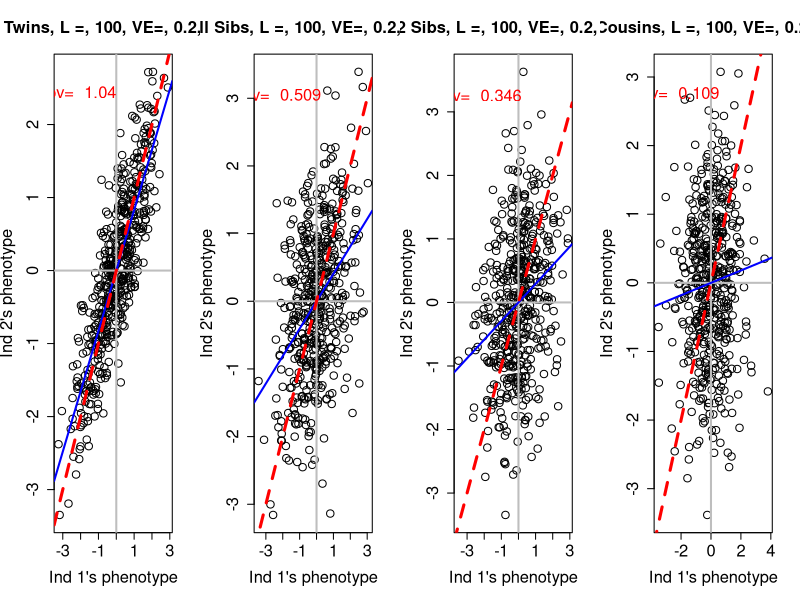

Recreate this plot in R.


##Paste this in first
genetic.covar<-function(L=20, environ.var,Num_inds=1000,print.slope=FALSE,sel.cutoff=FALSE,ibd.prob,relly.type=""){
	##Quantitative genetics sims
	allele.freq<-0.5   ###each locus is assumed to have the same allele frequencies. This is just to simplify the coding, in reality these results work when each locus has its own frequency (and the coding wouldn't be too much harder). 
	 stopifnot(sum(ibd.prob)==1)
	 
	
	##MAKE A IND 1ss
	## For each ind, at each locus we draw an allele (either 0 or 1) from the population allele frequency. 
	##We do this twice for each ind two represent the two haplotypes in the mother 
	ind.hap.1<-replicate(Num_inds, rbinom(L,1,allele.freq) )
	ind.hap.2<-replicate(Num_inds, rbinom(L,1,allele.freq) )
	##type mum.hap.1[,1] to see the 1st mothers 1st haplotype
	
	##Each mothers genotype at each locus is either 0,1,2
	ind.geno<-ind.hap.1+ind.hap.2
	
	additive.genetic<-colSums(ind.geno)
	genetic.sd<-sd(additive.genetic)
	mean.genetic<-mean(additive.genetic)
	
	additive.genetic<-additive.genetic / sd(additive.genetic)
	ind.pheno<- additive.genetic + rnorm(Num_inds,sd=sqrt(environ.var))
	ind.pheno<-ind.pheno-mean(ind.pheno)

	##MAKE A IND 2's
	###routine to generate genotypes for set of 2nd individual based on our genotypes for first
	other.ind.geno<-sapply(1:Num_inds,function(ind){
		sapply(1:L,function(snp){
			num.ibd<-sample(0:2,1,prob=ibd.prob)
			if(num.ibd==0){my.geno<-sum(rbinom(2,1,allele.freq))} 
			if(num.ibd==1){my.geno<-ind.hap.1[snp,ind]+rbinom(1,1,allele.freq)} 
			if(num.ibd==2){my.geno<-ind.geno[snp,ind]}
			return(my.geno)
		})
	})
	
	other.ind.additive.genetic<-colSums(other.ind.geno)
	genetic.sd<-sd(other.ind.additive.genetic)
	mean.genetic<-mean(other.ind.additive.genetic)	
	other.ind.additive.genetic<-other.ind.additive.genetic / sd(other.ind.additive.genetic)
	other.pheno<- other.ind.additive.genetic + rnorm(Num_inds,sd=sqrt(environ.var))
	other.pheno<-other.pheno-mean(other.pheno)

	plot(ind.pheno,other.pheno,xlab="Ind 1's phenotype",ylab="Ind 2's phenotype",cex=1.5,cex.axis=1.5,cex.main=1.5,cex.lab=1.5,
	main=paste(relly.type,"L =",L,"VE=",environ.var,"VA=1",sep=", "))
	abline(h=0,col="grey",lwd=2)
	abline(v=0,col="grey",lwd=2)
	abline(lm(other.pheno~ind.pheno),col="blue",lwd=2)
	abline(0,1,col="red",lwd=3,lty=2)
	my.cov<-cov(ind.pheno,other.pheno);
	text(x=min(ind.pheno)*.7,y=max(other.pheno)*.9,label=paste("Cov= ",format(my.cov,digit=3)),col="red",lwd=4,cex=1.5)
	cat("pheno. covariance=",my.cov,"\n")
	cat("Expected covar=",sum(ibd.prob*c(0,0.5,1)),"\n")
	VA<-my.cov/sum(ibd.prob*c(0,0.5,1))
	cat("VA= ", VA,"h2= ",VA/var(c(ind.pheno,other.pheno)),"\n")
 }
 

layout(t(1:4))
genetic.covar(L=100, environ.var=0.2,Num_inds=500,ibd.prob=c(0.,0.,1),relly.type="Id. Twins")
genetic.covar(L=100, environ.var=0.2,Num_inds=500,ibd.prob=c(0.25,0.5,0.25),relly.type="Full Sibs")
genetic.covar(L=100, environ.var=0.2,Num_inds=500,ibd.prob=c(0.5,0.5,0),relly.type="1/2 Sibs")
genetic.covar(L=100, environ.var=0.2,Num_inds=500,ibd.prob=c(0.75,0.25,0.0),relly.type="1st Cousins")

 

 
 
